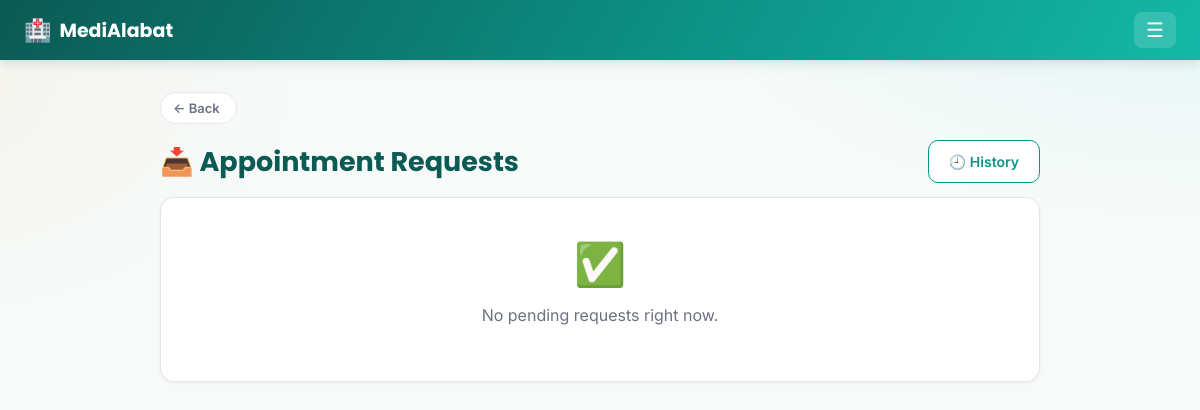
Before: /staff/requests (signed in) with the older database file.
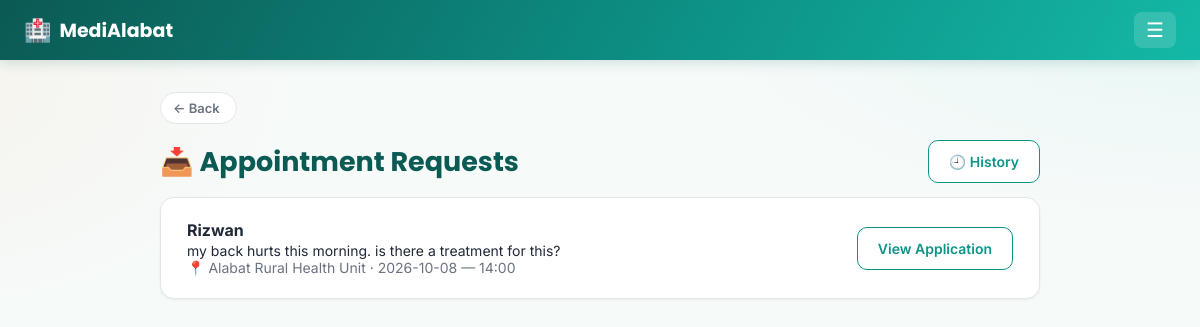
After: the same page with the newer database file.
### tables this page shows
CREATE TABLE appointments (
            id INTEGER PRIMARY KEY AUTOINCREMENT,
            patient_id INTEGER NOT NULL REFERENCES users(id) ON DELETE CASCADE,
            staff_id INTEGER NOT NULL REFERENCES users(id) ON DELETE CASCADE,
            clinic_id INTEGER NOT NULL REFERENCES clinics(id),
            appt_date TEXT NOT NULL,
            appt_time TEXT NOT NULL,
            reason TEXT,
            status TEXT NOT NULL DEFAULT 'Pending' CHECK(status IN ('Pending','Approved','Reschedule')),
            ai_note TEXT,
            created_at TEXT DEFAULT CURRENT_TIMESTAMP
        , decided_at TEXT);

CREATE TABLE users (
    id INTEGER PRIMARY KEY AUTOINCREMENT,
    role TEXT NOT NULL CHECK(role IN ('patient', 'staff')),
    full_name TEXT NOT NULL,
    email TEXT UNIQUE NOT NULL,
    password_hash TEXT NOT NULL,
    contact_number TEXT,
    created_at TEXT DEFAULT CURRENT_TIMESTAMP
, first_name TEXT, middle_name TEXT, last_name TEXT);

CREATE TABLE clinics (
    id INTEGER PRIMARY KEY AUTOINCREMENT,
    name TEXT NOT NULL,
    address TEXT
);

### app.py (the view)
@app.route("/staff/requests")
@login_required(role="staff")
def staff_requests(user):
    conn = get_db()
    requests_ = conn.execute(
        "SELECT a.*, u.full_name AS patient_name, c.name AS clinic_name FROM appointments a "
        "JOIN users u ON u.id = a.patient_id "
        "JOIN clinics c ON c.id = a.clinic_id "
        "WHERE a.staff_id=? AND a.status='Pending' "
        "ORDER BY a.appt_date ASC, a.appt_time ASC",
        (user["id"],),
    ).fetchall()
    conn.close()
    return render_template("staff/requests.html", requests=requests_)

### app.py (called while the page is built)
def current_user():
    if "user_id" not in session:
        return None
    conn = get_db()
    user = conn.execute("SELECT * FROM users WHERE id = ?", (session["user_id"],)).fetchone()
    conn.close()
    return user

def current_lang():
    return session.get("lang", DEFAULT_LANG)

@app.context_processor
def inject_globals():
    lang = current_lang()
    def fdate(d):
        """'October 8, 2026' / 'Oktubre 8, 2026' — month name follows the active language."""
        return f"{_t('month.' + str(d.month), lang=lang)} {d.day}, {d.year}"
    def fdatetime(value):
        """Format a stored 'YYYY-MM-DD HH:MM' string; returns '' for empty/unparseable values."""
        try:
            dt = datetime.strptime(value, "%Y-%m-%d %H:%M")
        except (TypeError, ValueError):
            return ""
        hour12 = dt.hour % 12 or 12
        return f"{fdate(dt.date())} · {hour12}:{dt.minute:02d} {'AM' if dt.hour < 12 else 'PM'}"
    return {
        "current_user": current_user(),
        "current_lang": lang,
        "t": lambda key, **kwargs: _t(key, lang=lang, **kwargs),
        "fdate": fdate,
        "fdatetime": fdatetime,
    }

### templates/staff/requests.html (shortened to what this page needs)
{% extends "base.html" %}
{% block content %}
<div class="page-header fade-in">
    <h1>📥 {{ t('staff.requests_title') }}</h1>
    <a href="{{ url_for('staff_history') }}" class="btn-secondary">🕘 {{ t('history.button') }}</a>
</div>
{% if requests %}
<div class="appt-list">
    {% for r in requests %}
    <div class="card appt-row fade-in">
        <div>
            <div class="appt-date">{{ r.patient_name }}</div>
            <div class="appt-reason">{{ r.reason }}</div>
            <div class="appt-clinic">📍 {{ r.clinic_name }} · {{ r.appt_date }} — {{ r.appt_time }}</div>
        </div>
        <a href="{{ url_for('staff_request_detail', appt_id=r.id) }}" class="btn-secondary">{{ t('staff.view_application') }}</a>
    </div>
    {% endfor %}
</div>
{% else %}
<div class="card empty-state fade-in">
    <div class="empty-icon">✅</div>
    <p>{{ t('staff.no_pending') }}</p>
</div>
{% endif %}
{% endblock %}

Changed rows visible on the page:
added appointments: patient_name "Rizwan", reason "my back hurts this morning. is there a treatment for this?", clinic_name "Alabat Rural Health Unit", appt_date "2026-10-08", appt_time "14:00", t "View Application"
Other visible differences:
{{ t('staff.no_pending') }}: "No pending requests right now." → (not shown)
